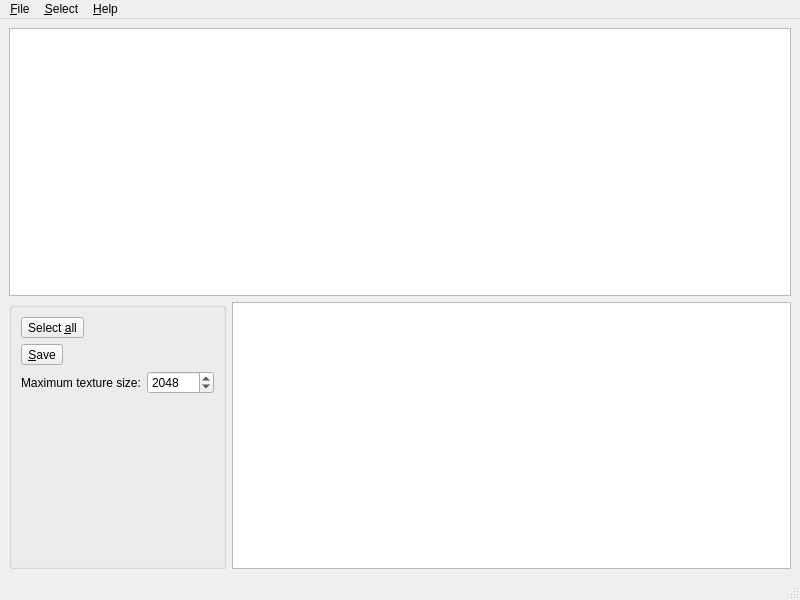
<?xml version="1.0" encoding="UTF-8"?>
<ui version="4.0">
 <class>MainWindow</class>
 <widget class="QMainWindow" name="MainWindow">
  <property name="enabled">
   <bool>true</bool>
  </property>
  <property name="geometry">
   <rect>
    <x>0</x>
    <y>0</y>
    <width>800</width>
    <height>600</height>
   </rect>
  </property>
  <property name="windowTitle">
   <string>Qt Distance Field Generator</string>
  </property>
  <widget class="QWidget" name="centralwidget">
   <layout class="QGridLayout" name="gridLayout">
    <item row="0" column="0" colspan="2">
     <widget class="QListView" name="lvGlyphs">
      <property name="selectionMode">
       <enum>QAbstractItemView::MultiSelection</enum>
      </property>
      <property name="flow">
       <enum>QListView::LeftToRight</enum>
      </property>
      <property name="isWrapping" stdset="0">
       <bool>true</bool>
      </property>
      <property name="gridSize">
       <size>
        <width>64</width>
        <height>64</height>
       </size>
      </property>
      <property name="viewMode">
       <enum>QListView::ListMode</enum>
      </property>
      <property name="uniformItemSizes">
       <bool>true</bool>
      </property>
     </widget>
    </item>
    <item row="1" column="1">
     <widget class="QListWidget" name="lwUnicodeRanges">
      <property name="selectionMode">
       <enum>QAbstractItemView::MultiSelection</enum>
      </property>
     </widget>
    </item>
    <item row="1" column="0">
     <widget class="QGroupBox" name="groupBox">
      <property name="title">
       <string/>
      </property>
      <layout class="QVBoxLayout" name="verticalLayout">
       <item>
        <widget class="QToolButton" name="tbSelectAll">
         <property name="text">
          <string>Select &amp;all</string>
         </property>
        </widget>
       </item>
       <item>
        <widget class="QToolButton" name="tbSave">
         <property name="text">
          <string>&amp;Save</string>
         </property>
        </widget>
       </item>
       <item>
        <layout class="QHBoxLayout" name="horizontalLayout">
         <item>
          <widget class="QLabel" name="label">
           <property name="text">
            <string>Maximum texture size:</string>
           </property>
          </widget>
         </item>
         <item>
          <widget class="QSpinBox" name="sbMaximumTextureSize">
           <property name="minimum">
            <number>64</number>
           </property>
           <property name="maximum">
            <number>2147483647</number>
           </property>
           <property name="singleStep">
            <number>64</number>
           </property>
           <property name="value">
            <number>2048</number>
           </property>
          </widget>
         </item>
        </layout>
       </item>
       <item>
        <spacer name="verticalSpacer">
         <property name="orientation">
          <enum>Qt::Vertical</enum>
         </property>
         <property name="sizeHint" stdset="0">
          <size>
           <width>20</width>
           <height>40</height>
          </size>
         </property>
        </spacer>
       </item>
      </layout>
     </widget>
    </item>
   </layout>
  </widget>
  <widget class="QMenuBar" name="menubar">
   <property name="geometry">
    <rect>
     <x>0</x>
     <y>0</y>
     <width>800</width>
     <height>23</height>
    </rect>
   </property>
   <widget class="QMenu" name="menu_File">
    <property name="title">
     <string>&amp;File</string>
    </property>
    <addaction name="action_Open"/>
    <addaction name="action_Save"/>
    <addaction name="action_Save_as"/>
    <addaction name="separator"/>
    <addaction name="actionE_xit"/>
   </widget>
   <widget class="QMenu" name="menu_Select">
    <property name="title">
     <string>&amp;Select</string>
    </property>
    <addaction name="actionSelect_all"/>
    <addaction name="actionSelect_string"/>
   </widget>
   <widget class="QMenu" name="menu_Help">
    <property name="title">
     <string>&amp;Help</string>
    </property>
    <addaction name="actionHelp"/>
    <addaction name="actionAbout_App"/>
    <addaction name="actionAbout_Qt"/>
   </widget>
   <addaction name="menu_File"/>
   <addaction name="menu_Select"/>
   <addaction name="menu_Help"/>
  </widget>
  <widget class="QStatusBar" name="statusbar"/>
  <action name="action_Open">
   <property name="text">
    <string>&amp;Open Font...</string>
   </property>
   <property name="shortcut">
    <string>Ctrl+O</string>
   </property>
  </action>
  <action name="action_Save_as">
   <property name="text">
    <string>Save &amp;As...</string>
   </property>
  </action>
  <action name="action_Save">
   <property name="text">
    <string>&amp;Save</string>
   </property>
   <property name="shortcut">
    <string>Ctrl+S</string>
   </property>
  </action>
  <action name="actionE_xit">
   <property name="text">
    <string>E&amp;xit</string>
   </property>
   <property name="shortcut">
    <string>Ctrl+Q</string>
   </property>
  </action>
  <action name="actionSelect_all">
   <property name="text">
    <string>Select &amp;All</string>
   </property>
   <property name="shortcut">
    <string>Ctrl+A</string>
   </property>
  </action>
  <action name="actionSelect_string">
   <property name="text">
    <string>Select &amp;String</string>
   </property>
  </action>
  <action name="actionAbout_App">
   <property name="text">
    <string>About Qt Distance Field Generator</string>
   </property>
  </action>
  <action name="actionAbout_Qt">
   <property name="text">
    <string>About Qt</string>
   </property>
  </action>
  <action name="actionHelp">
   <property name="text">
    <string>Help</string>
   </property>
  </action>
 </widget>
 <resources/>
 <connections/>
</ui>
